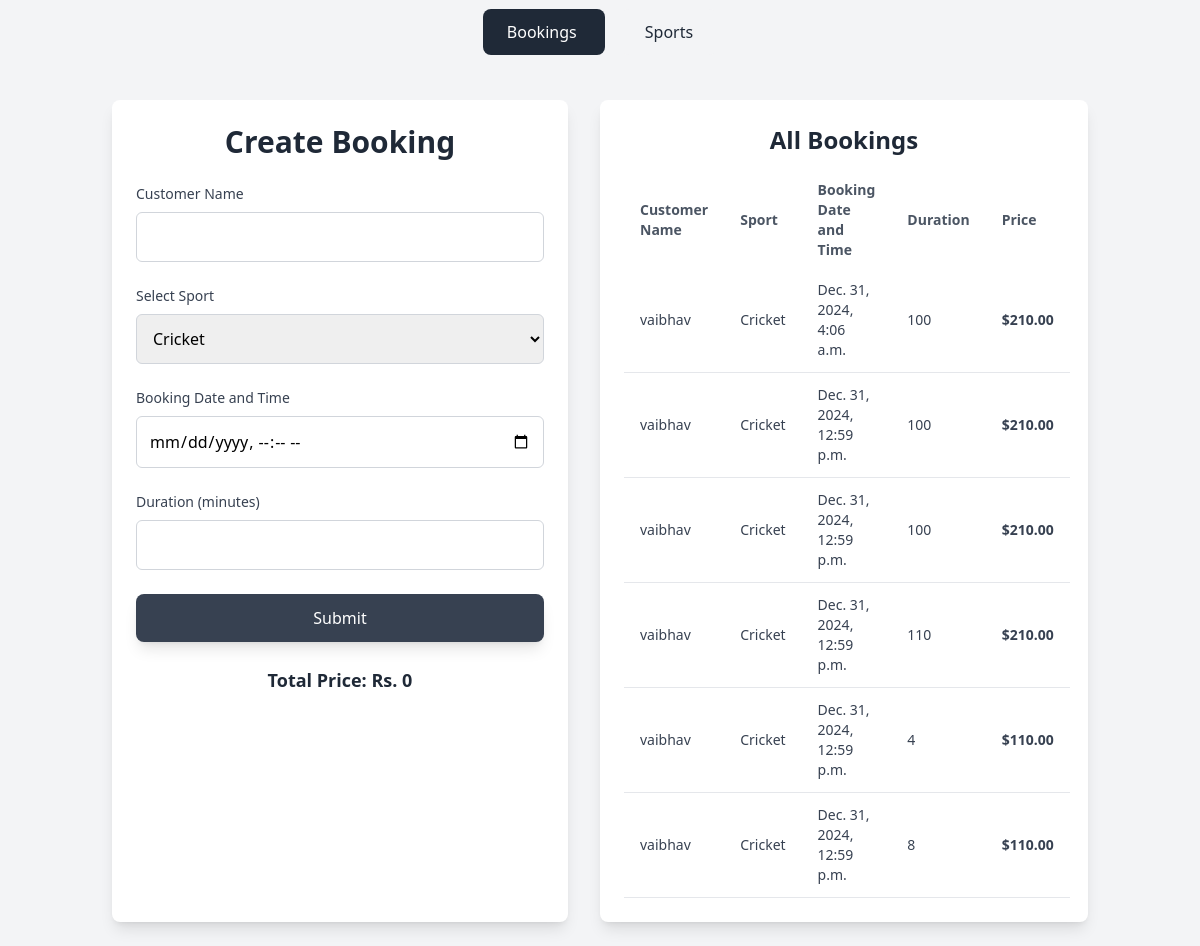
Before: /booking/ with the older database file.
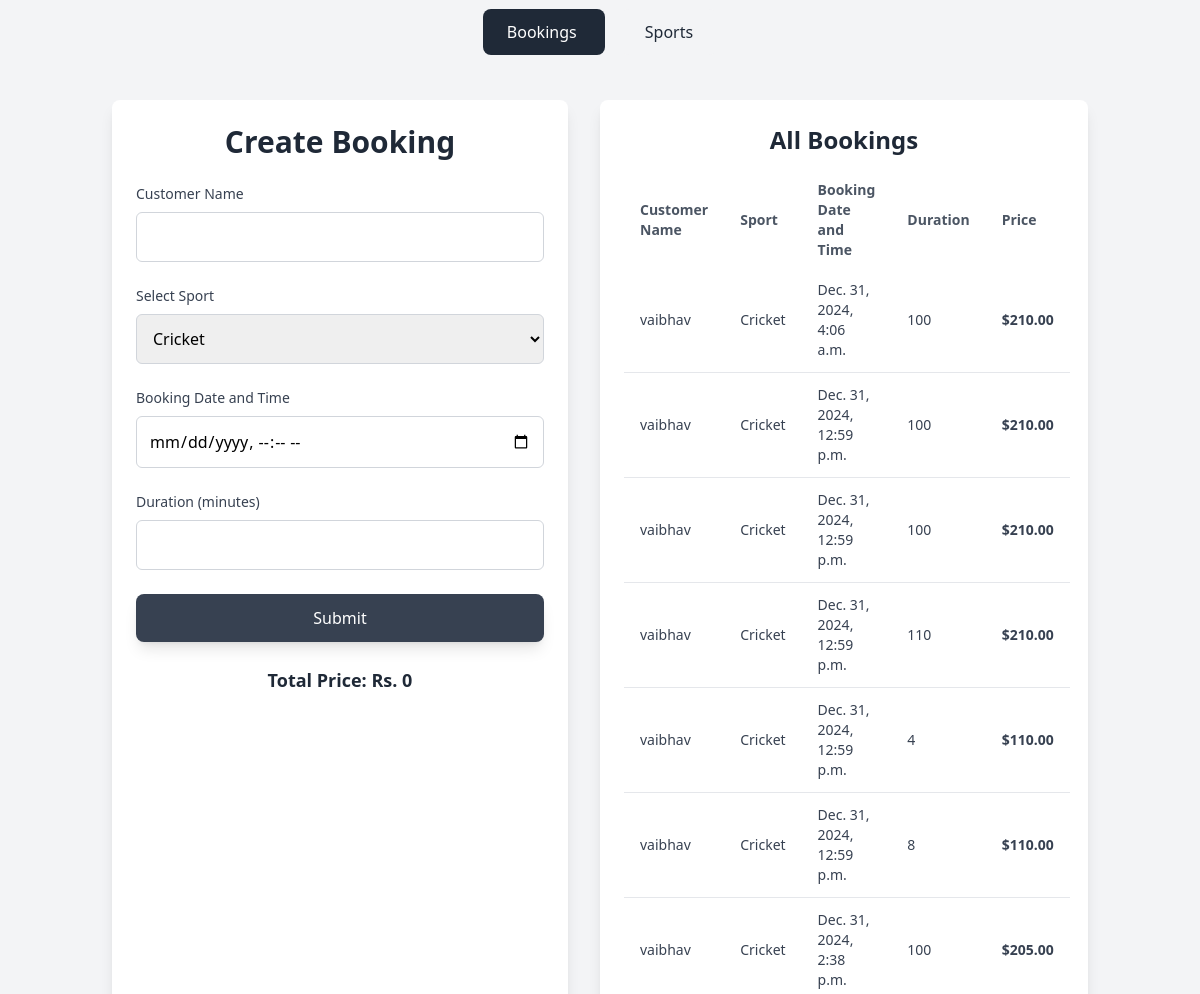
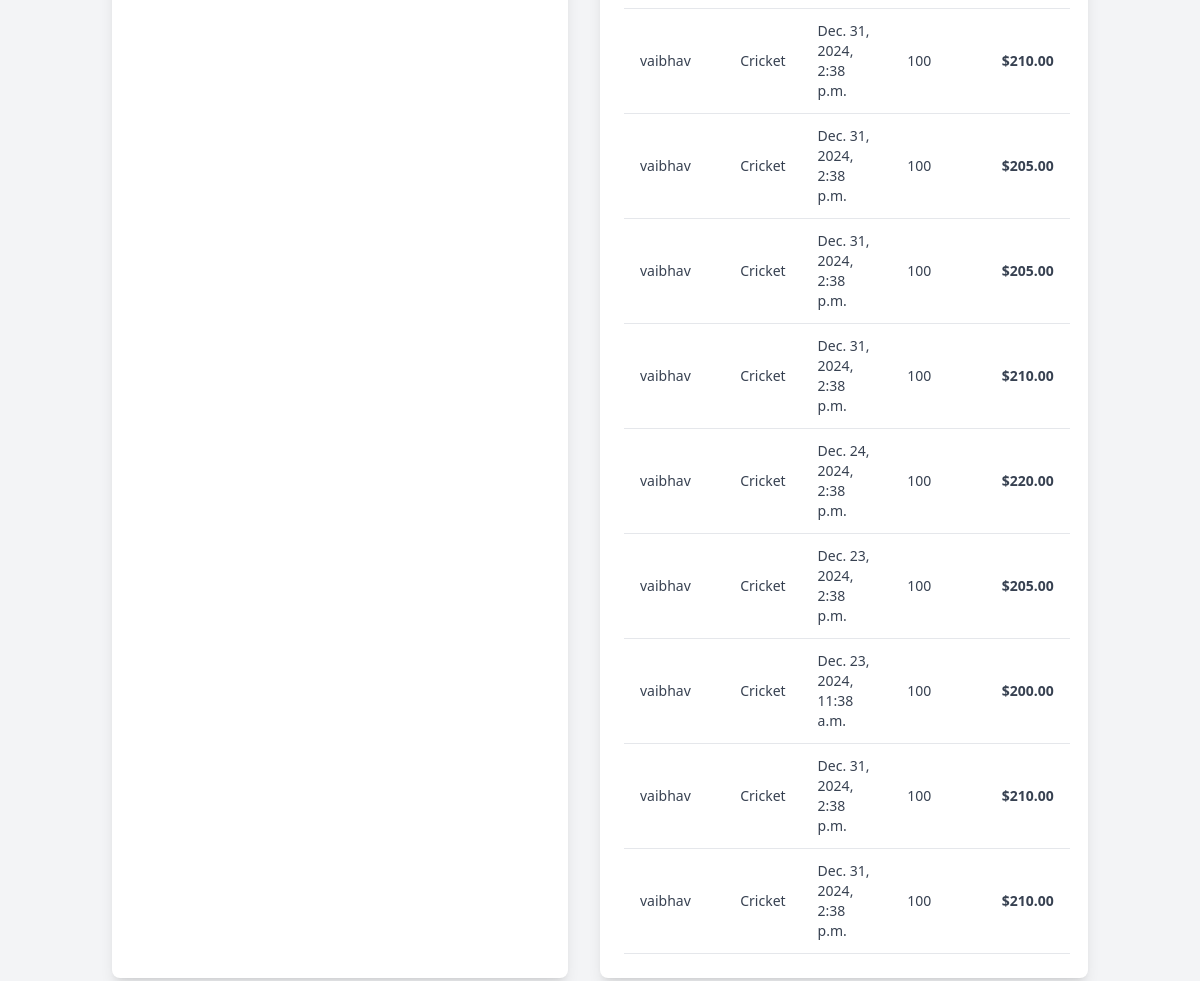
After: the same page with the newer database file (2 pictures, top to bottom).
### booking/models.py (models this page shows, shortened)
class Booking(models.Model):
    customer_name = models.CharField(max_length=100)
    sport = models.ForeignKey(Sport, on_delete=models.CASCADE)
    booking_datetime = models.DateTimeField()
    duration = models.IntegerField()  # Duration in minutes
    total_price = models.DecimalField(max_digits=10, decimal_places=2, null=True, blank=True)

### pricing/models.py (models this page shows)
class Sport(models.Model):
    name = models.CharField(max_length=100)

### booking/views.py (the view)
# urls.py: path('', views.booking, name='booking'),
def booking(request):
    sports = Sport.objects.all()
    bookings = Booking.objects.all()
    return render(request, 'booking/create_booking.html', {'sports': sports, 'bookings': bookings})

### booking/templates/booking/create_booking.html (shortened to what this page needs)
{% load static %}
<!DOCTYPE html>
<html lang="en">
  <head>
    <script src="https://cdn.tailwindcss.com"></script>
  </head>
  <body class="bg-gray-100 font-sans">
    <div class="flex justify-center items-center mt-5">
      <div class="space-x-4">
        <a href="/booking" class="px-6 py-3 bg-gray-800 text-white rounded-lg hover:bg-gray-700 focus:outline-none focus:ring-2 focus:ring-gray-500 transition duration-200">
          Bookings
        </a>
        <a href="/manage-pricing" class="px-6 py-3 bg-gray-100 text-gray-800 rounded-lg hover:bg-gray-200 focus:outline-none focus:ring-2 focus:ring-gray-500 transition duration-200">
          Sports
        </a>
      </div>
    </div>
    <div class="container mx-auto mt-8 p-6 flex gap-8">
      <div class="w-full md:w-1/2 bg-white shadow-lg rounded-lg p-6">
        <h1 class="text-3xl font-semibold text-gray-800 mb-6 text-center">
          Create Booking
        </h1>
        <form id="booking-form" class="space-y-6">
          <div class="mb-4">
            <label
              for="customer_name"
              class="block text-gray-700 text-sm font-medium"
              >Customer Name</label
            >
            <input
              type="text"
              id="customer_name"
              name="customer_name"
              class="mt-2 p-3 w-full border border-gray-300 rounded-md focus:outline-none focus:ring-2 focus:ring-blue-500"
              required
            />
          </div>
          <div class="mb-4">
            <label
              for="sport_id"
              class="block text-gray-700 text-sm font-medium"
              >Select Sport</label
            >
            <select
              id="sport_id"
              name="sport_id"
              class="mt-2 p-3 w-full border border-gray-300 rounded-md focus:outline-none focus:ring-2 focus:ring-blue-500"
            >
              {% for sport in sports %}
              <option value="{{ sport.id }}">{{ sport.name }}</option>
              {% endfor %}
            </select>
          </div>
          <div class="mb-4">
            <label
              for="booking_datetime"
              class="block text-gray-700 text-sm font-medium"
              >Booking Date and Time</label
            >
            <input
              type="datetime-local"
              id="booking_datetime"
              name="booking_datetime"
              class="mt-2 p-3 w-full border border-gray-300 rounded-md focus:outline-none focus:ring-2 focus:ring-blue-500"
              required
            />
          </div>
          <div class="mb-4">
            <label
              for="duration"
              class="block text-gray-700 text-sm font-medium"
              >Duration (minutes)</label
            >
            <input
              type="number"
              id="duration"
              name="duration"
              class="mt-2 p-3 w-full border border-gray-300 rounded-md focus:outline-none focus:ring-2 focus:ring-blue-500"
              required
            />
          </div>
          <button
            type="submit"
            class="bg-gray-700 text-white px-2 py-3 w-full rounded-lg shadow-lg hover:bg-gray-600 focus:outline-none focus:ring-2 focus:ring-gray-500 transition duration-200"
          >
            Submit
          </button>
        </form>
        <div id="result" class="mt-6 text-center">
          <h2 class="font-semibold text-lg text-gray-800">
            Total Price: <span id="total_price">Rs. 0</span>
          </h2>
        </div>
      </div>
      <div class="w-full md:w-1/2 bg-white shadow-lg rounded-lg p-6">
        <h2 class="text-2xl font-semibold text-gray-800 mb-4 text-center">
          All Bookings
        </h2>
        <table class="w-full table-auto border-collapse text-left">
          <thead>
            <tr>
              <th class="px-4 py-2 text-sm font-semibold text-gray-600">
                Customer Name
              </th>
              <th class="px-4 py-2 text-sm font-semibold text-gray-600">
                Sport
              </th>
              <th class="px-4 py-2 text-sm font-semibold text-gray-600">
                Booking Date and Time
              </th>
              <th class="px-4 py-2 text-sm font-semibold text-gray-600">
                Duration
              </th>
              <th class="px-4 py-2 text-sm font-semibold text-gray-600">
                Price
              </th>
            </tr>
          </thead>
          <tbody>
            {% for booking in bookings %}
            <tr class="border-b">
              <td class="px-4 py-3 text-sm text-gray-700">
                {{ booking.customer_name }}
              </td>
              <td class="px-4 py-3 text-sm text-gray-700">
                {{ booking.sport.name }}
              </td>
              <td class="px-4 py-3 text-sm text-gray-700">
                {{ booking.booking_datetime }}
              </td>
              <td class="px-4 py-3 text-sm text-gray-700">
                {{ booking.duration }}
              </td>
              <td class="px-4 py-3 text-sm text-gray-700">
                <b>${{ booking.total_price }}</b>
              </td>
            </tr>
            {% endfor %}
          </tbody>
        </table>
      </div>
    </div>
  </body>
</html>

Changed rows visible on the page:
added Booking: customer_name "vaibhav", sport.name "Cricket", booking_datetime "Dec. 31, 2024, 2:38 p.m.", duration "100", total_price "205.00"
added Booking: customer_name "vaibhav", sport.name "Cricket", booking_datetime "Dec. 31, 2024, 2:38 p.m.", duration "100", total_price "210.00"
added Booking: customer_name "vaibhav", sport.name "Cricket", booking_datetime "Dec. 31, 2024, 2:38 p.m.", duration "100", total_price "205.00"
added Booking: customer_name "vaibhav", sport.name "Cricket", booking_datetime "Dec. 31, 2024, 2:38 p.m.", duration "100", total_price "205.00"
added Booking: customer_name "vaibhav", sport.name "Cricket", booking_datetime "Dec. 31, 2024, 2:38 p.m.", duration "100", total_price "210.00"
added Booking: customer_name "vaibhav", sport.name "Cricket", booking_datetime "Dec. 24, 2024, 2:38 p.m.", duration "100", total_price "220.00"
added Booking: customer_name "vaibhav", sport.name "Cricket", booking_datetime "Dec. 23, 2024, 2:38 p.m.", duration "100", total_price "205.00"
added Booking: customer_name "vaibhav", sport.name "Cricket", booking_datetime "Dec. 23, 2024, 11:38 a.m.", duration "100", total_price "200.00"
added Booking: customer_name "vaibhav", sport.name "Cricket", booking_datetime "Dec. 31, 2024, 2:38 p.m.", duration "100", total_price "210.00"
added Booking: customer_name "vaibhav", sport.name "Cricket", booking_datetime "Dec. 31, 2024, 2:38 p.m.", duration "100", total_price "210.00"
